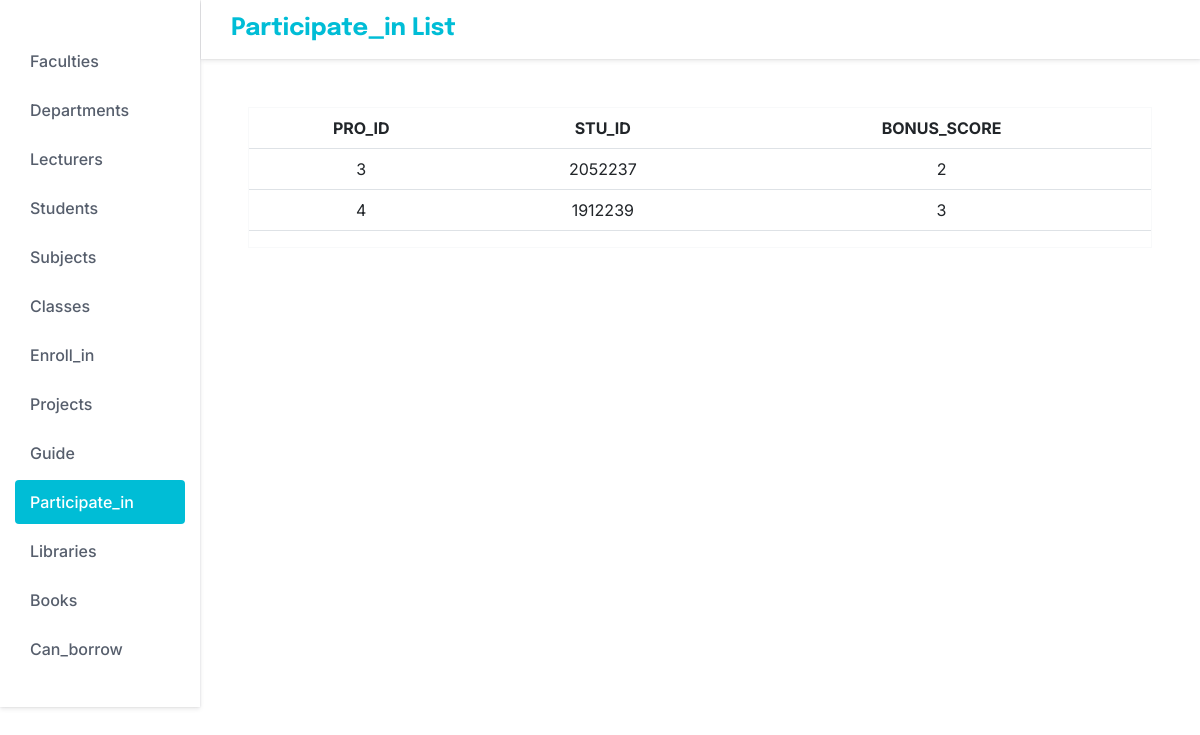
/participate_in, run on the app's committed database.
### tables this page shows
CREATE TABLE participate_in (
        pro_ID integer not null,
        stu_ID integer not null,
        bonus_score integer,
        foreign key (pro_ID) references projects (pro_ID) on delete cascade on update cascade
        foreign key (stu_ID) references students (stu_ID) on delete cascade on update cascade
    );

### app.py (the view)
@app.route("/participate_in")
def def_participate_in():
    results = db.session.query(participate_in).all()
    return render_template("participate_in.html", results = results)

### templates/participate_in.html (shortened to what this page needs)
<!DOCTYPE html>
<html lang="en">
  <head>
    <link
      href="https://cdn.jsdelivr.net/npm/bootstrap@5.2.2/dist/css/bootstrap.min.css"
      rel="stylesheet"
    />
    <link rel="stylesheet" href="/static/styles.css" />
  </head>
  <body>
    <div class="container-fluid m-0 p-0">
      <div class="row m-0">
        <div class="col-2 p-0">
          <nav class="sidenav pt-4">
            <ul class="list-unstyled sidenav-list">
              <li>
                <a href="{{ url_for('faculty')}}">
                  <span>Faculties</span>
                </a>
              </li>
              <li>
                <a href="{{ url_for('department')}}">
                  <span>Departments</span>
                </a>
              </li>
              <li>
                <a href="{{ url_for('lecturer')}}">
                  <span>Lecturers</span>
                </a>
              </li>
              <li>
                <a href="{{ url_for('student')}}">
                  <span>Students</span>
                </a>
              </li>
              <li>
                <a href="{{ url_for('subject')}}">
                  <span>Subjects</span>
                </a>
              </li>
              <li>
                <a href="{{ url_for('def_class')}}">
                  <span>Classes</span>
                </a>
              </li>
              <li>
                <a href="{{ url_for('def_enroll_in')}}">
                  <span>Enroll_in</span>
                </a>
              </li>
              <li>
                <a href="{{ url_for('project')}}">
                  <span>Projects</span>
                </a>
              </li>
              <li>
                <a href="{{ url_for('def_guide')}}">
                  <span>Guide</span>
                </a>
              </li>
              <li class="active">
                <a href="{{ url_for('def_participate_in')}}">
                  <span>Participate_in</span>
                </a>
              </li>
              <li>
                <a href="{{ url_for('library')}}">
                  <span>Libraries</span>
                </a>
              </li>
              <li>
                <a href="{{ url_for('book')}}">
                  <span>Books</span>
                </a>
              </li>
              <li>
                <a href="{{ url_for('def_can_borrow')}}">
                  <span>Can_borrow</span>
                </a>
              </li>
            </ul>
          </nav>
        </div>
        <div class="content col p-0 overflow-hidden">
          <header id="header">
            <h1>Participate_in List</h1>
          </header>
          <main>
            <div class="border border-light text-center m-5">
              <table class="table">
                <thead>
                  <tr>
                    <th scope="col">PRO_ID</th>
                    <th scope="col">STU_ID</th>
                    <th scope="col">BONUS_SCORE</th>
                  </tr>
                </thead>
                <tbody class="" id="table-mcp">
                  {% for r in results %}
                    <tr>
                      <td> {{ r.pro_ID }} </td>
                      <td> {{ r.stu_ID }} </td>
                      <td> {{ r.bonus_score }} </td>
                    </tr>
                  {% endfor %}
                </tbody>
              </table>
            </div>
          </main>
        </div>
      </div>
    </div>
  </body>
</html>

### data on the page
participate_in: pro_ID "3", stu_ID "2052237", bonus_score "2"
participate_in: pro_ID "4", stu_ID "1912239", bonus_score "3"
